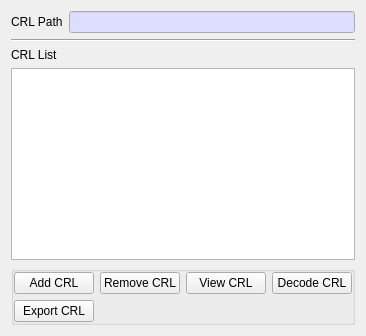
     <widget class="QWidget" name="mCRLTab">
      <attribute name="title">
       <string>CRL</string>
      </attribute>
      <layout class="QVBoxLayout" name="verticalLayout_10">
       <item>
        <layout class="QGridLayout" name="gridLayout_15">
         <property name="topMargin">
          <number>0</number>
         </property>
         <item row="0" column="0">
          <widget class="QLabel" name="label_13">
           <property name="text">
            <string>CRL Path</string>
           </property>
          </widget>
         </item>
         <item row="0" column="1">
          <widget class="QLineEdit" name="mCRLPathText">
           <property name="palette">
            <palette>
             <active>
              <colorrole role="Base">
               <brush brushstyle="SolidPattern">
                <color alpha="255">
                 <red>221</red>
                 <green>221</green>
                 <blue>255</blue>
                </color>
               </brush>
              </colorrole>
             </active>
             <inactive>
              <colorrole role="Base">
               <brush brushstyle="SolidPattern">
                <color alpha="255">
                 <red>221</red>
                 <green>221</green>
                 <blue>255</blue>
                </color>
               </brush>
              </colorrole>
             </inactive>
             <disabled/>
            </palette>
           </property>
           <property name="readOnly">
            <bool>true</bool>
           </property>
          </widget>
         </item>
        </layout>
       </item>
       <item>
        <widget class="Line" name="line_8">
         <property name="orientation">
          <enum>Qt::Horizontal</enum>
         </property>
        </widget>
       </item>
       <item>
        <widget class="QLabel" name="label_14">
         <property name="text">
          <string>CRL List</string>
         </property>
        </widget>
       </item>
       <item>
        <widget class="QTableWidget" name="mCRL_Table">
         <property name="contextMenuPolicy">
          <enum>Qt::CustomContextMenu</enum>
         </property>
         <attribute name="horizontalHeaderHighlightSections">
          <bool>false</bool>
         </attribute>
        </widget>
       </item>
       <item>
        <widget class="QGroupBox" name="mCRL_ManGroup">
         <property name="minimumSize">
          <size>
           <width>0</width>
           <height>0</height>
          </size>
         </property>
         <property name="title">
          <string/>
         </property>
         <layout class="QVBoxLayout" name="verticalLayout_11">
          <property name="leftMargin">
           <number>0</number>
          </property>
          <property name="topMargin">
           <number>0</number>
          </property>
          <property name="rightMargin">
           <number>0</number>
          </property>
          <property name="bottomMargin">
           <number>0</number>
          </property>
          <item>
           <layout class="QGridLayout" name="gridLayout_14">
            <item row="0" column="2">
             <widget class="QPushButton" name="mViewCRLBtn">
              <property name="text">
               <string>View CRL</string>
              </property>
             </widget>
            </item>
            <item row="0" column="3">
             <widget class="QPushButton" name="mDecodeCRLBtn">
              <property name="text">
               <string>Decode CRL</string>
              </property>
             </widget>
            </item>
            <item row="0" column="0">
             <widget class="QPushButton" name="mAddCRLBtn">
              <property name="text">
               <string>Add CRL</string>
              </property>
             </widget>
            </item>
            <item row="0" column="1">
             <widget class="QPushButton" name="mRemoveCRLBtn">
              <property name="text">
               <string>Remove CRL</string>
              </property>
             </widget>
            </item>
            <item row="1" column="0">
             <widget class="QPushButton" name="mExportCRLBtn">
              <property name="text">
               <string>Export CRL</string>
              </property>
             </widget>
            </item>
           </layout>
          </item>
         </layout>
        </widget>
       </item>
      </layout>
     </widget>
